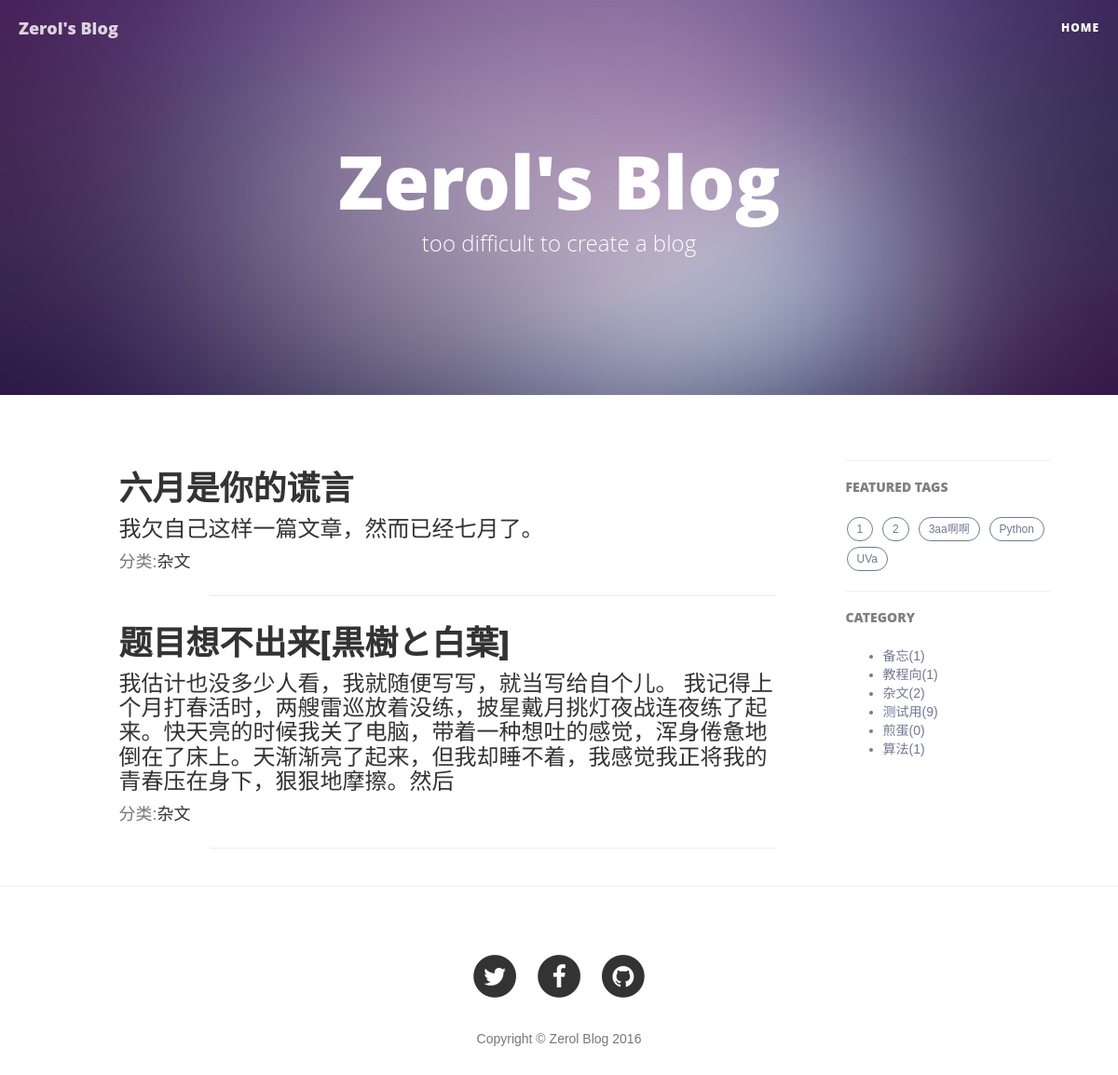
Page /blog/category/5/1 on the committed database.
### blog/models.py (models this page shows, shortened)
class Article(models.Model):
    STATUS_CHOICES = (
        ('d', 'Draft'),
        ('p', 'Published'),
    )
    title = models.CharField('标题', max_length=70)
    body = models.TextField('正文')
    created_time = models.DateTimeField('创建时间', auto_now_add=True)
    last_modified_time = models.DateTimeField('修改时间', auto_now=True)
    status = models.CharField('文章状态', max_length=1, choices=STATUS_CHOICES)
    abstract = models.TextField('摘要', max_length=140, blank=True, null=True)
    views = models.PositiveIntegerField('浏览量', default=0)
    topped = models.BooleanField('置顶', default=False)
    category = models.ForeignKey('Category', verbose_name='分类', null=True, on_delete=models.SET_NULL)
    tags = models.ManyToManyField('Tag', verbose_name='标签集合', blank=True)
    class Meta:
        ordering = ['-last_modified_time']

class Category(models.Model):
    name = models.CharField('类名', max_length=20)
    created_time = models.DateTimeField('创建时间', auto_now_add=True)
    last_modified_time = models.DateTimeField('修改时间', auto_now=True)

class Tag(models.Model):
    name = models.CharField('标签名', max_length=20)
    created_time = models.DateTimeField('创建时间', auto_now_add=True)
    last_modified_time = models.DateTimeField('修改时间', auto_now=True)

### blog/views.py (the view)
# urls.py: url(r'^category/(?P<category_id>\d+)/(?P<page>\d+)$', views.CategoryView.as_view(), name='category'),
class CategoryView(ListView):
    template_name = "index.html"
    context_object_name = "article_list"
    paginate_by = 7
    def get_queryset(self):
        article_list = Article.objects.filter(status='p', category=self.kwargs['category_id'])
        for article in article_list:
            article.body = markdown2.markdown(article.body, extras=['fenced-code-blocks'])
        return article_list
    def get_context_data(self, **kwargs):
        kwargs['category_list'] = Category.objects.all().order_by('name')
        kwargs['tag_list'] = Tag.objects.all().order_by('name')
        return super(CategoryView, self).get_context_data(**kwargs)

### templates/index.html (shortened to what this page needs)
{% extends 'base-index.html' %}
{% block content %}
    {% for article in article_list %}
        <div class="post-preview">
            <a href="{% url 'blog:detail' article.pk %}">
                <h2 class="post-title">
                    {{ article.title }}
                </h2>
                <h3 class="post-subtitle">
                    {{ article.abstract }}
                </h3>
            </a>
            <div class="post-preview" style="float: left">
                <p class="post-meta">分类:<a href="{% url 'blog:category' article.category.pk 1 %}">{{ article.category.name }}</a>&nbsp;&nbsp;&nbsp;&nbsp;</p>
            </div>
        </div>
        <br>
        <hr>
    {% endfor %}
{% endblock %}
{% block tags %}
    {% for tag in tag_list %}
        <a href="{% url 'blog:tag' tag.pk 1 %}" title="{{ tag.name }}">
            {{ tag.name }}
        </a>
    {% endfor %}
{% endblock %}
{% block category %}
    <ul>
        {% for category in category_list %}
            <li>
                <a href="{% url 'blog:category' category.pk 1 %}" title="{{ category.name }}">
                    {{ category.name }}({{ category.article_set.count }})
                </a>
            </li>
        {% endfor %}
    </ul>
{% endblock %}

### templates/base.html (style rules this page uses)
body { font-family:"Microsoft YaHei",Arial,Helvetica,sans-serif,"宋体"; }

### rows in the picture
Article: title "六月是你的谎言", abstract "我欠自己这样一篇文章，然而已经七月了。", category.name "杂文"
Article: title "题目想不出来[黒樹と白葉]", abstract "我估计也没多少人看，我就随便写写，就当写给自个儿。 我记得上个月打春活时，两艘雷巡放着没练，披星戴月挑灯夜战连夜练了起来。快天亮的时候我关了电脑，带着一种想吐的感觉，浑身倦惫地倒在了床上。天渐渐亮了起来，但我却睡不着，我感觉我正将我的青春压在身下，狠狠地摩擦。然后", category.name "杂文"
Tag: name "1"
Tag: name "2"
Tag: name "3aa啊啊"
Tag: name "Python"
Tag: name "UVa"
Category: name "备忘", article_set.count "1"
Category: name "教程向", article_set.count "1"
Category: name "杂文", article_set.count "2"
Category: name "测试用", article_set.count "9"
Category: name "煎蛋", article_set.count "0"
Category: name "算法", article_set.count "1"
